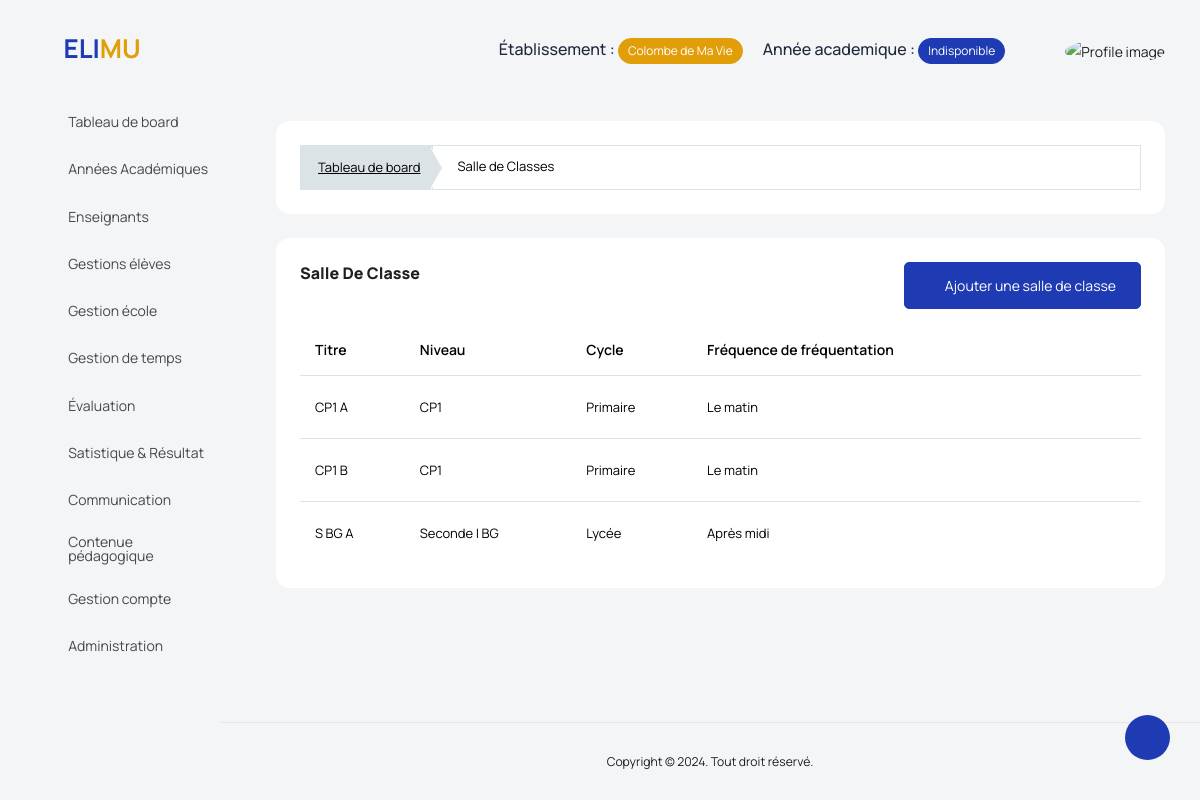
/gestion_ecole/salle-de-classe/ (signed in), run on an earlier commit of the app's database.
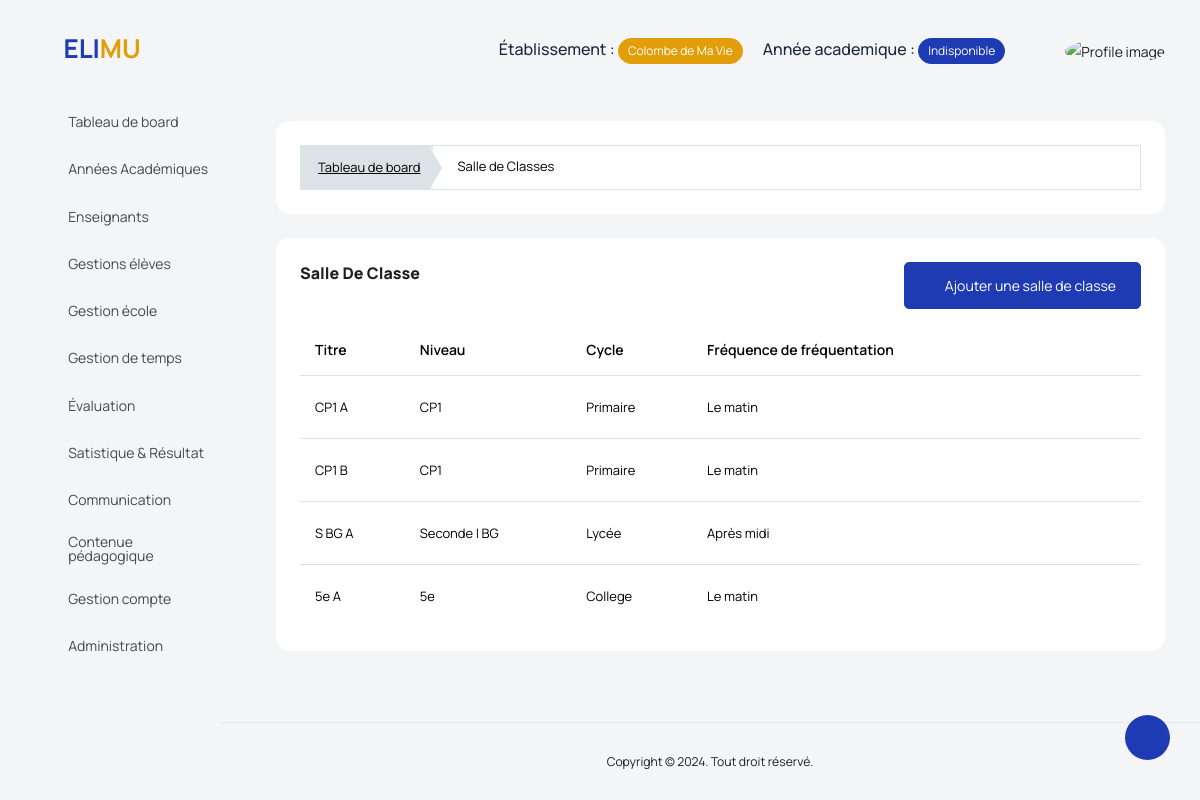
And on a later commit of the database.
### backend/models/gestion_ecole.py (models this page shows, shortened)
class ClassRoom(models.Model):
    title = models.CharField(max_length=50)
    level = models.ForeignKey(Level, on_delete=models.CASCADE)
    types = models.CharField(choices=types_of_classroom, max_length=10)
    do_class = models.CharField(choices=do_classes, max_length=11, null=True)
    created_at = models.DateTimeField(auto_now_add=True)
    updated_at = models.DateTimeField(auto_now=True)

class Level(models.Model):
    label = models.CharField(max_length=50)
    fees = models.IntegerField(default=1000)
    cycles = models.CharField(choices=cycles, max_length=30)
    serie = models.ForeignKey(Series, on_delete=models.CASCADE, blank=True, null=True)
    principal_teacher = models.ForeignKey(Teacher, on_delete=models.SET_NULL, blank=True, null=True)
    school = models.ForeignKey(Etablishment, on_delete=models.CASCADE, null=True)
    created_at = models.DateTimeField(auto_now_add=True)
    updated_at = models.DateTimeField(auto_now=True)
    def __str__(self):
        if self.serie:
            return f"{self.label} | {self.serie}"
        return f"{self.label}"

class Series(models.Model):
    title = models.CharField(max_length=50)
    school = models.ForeignKey(Etablishment, on_delete=models.CASCADE)
    created_at = models.DateTimeField(auto_now_add=True)
    updated_at = models.DateTimeField(auto_now=True)
    def __str__(self):
        return f"{self.title}"

### manager_dashboard/views/gestion_universite_view.py (the view, shortened to what this page needs)
class ClassRoomView(View):
    template = "manager_dashboard/gestion_ecole/classrooms.html"
    def dispatch(self,request, *args, **kwargs):
        if not request.user.is_authenticated:
            return redirect('manager_dashboard:login')
        if request.user.is_manager or request.user.is_admin_school:
            return super().dispatch(request, *args, **kwargs)
        return redirect('manager_dashboard:logout')
    def get(self, request, *args, **kwargs):
        classrooms = ClassRoom.objects.filter(level__school=request.user.school)
        context = {'classrooms': classrooms}
        return render(request, template_name=self.template, context=context)

### manager_dashboard/templates/manager_dashboard/gestion_ecole/classrooms.html (shortened to what this page needs)
{% extends '../base.html' %}
{% load static %}
{% block content %}
<div class="col-md-12 grid-margin stretch-card">
      <div class="card">
        <div class="card-body">
          <div class="template-demo">
            <nav aria-label="breadcrumb">
              <ol class="breadcrumb breadcrumb-custom">
                <li class="breadcrumb-item">
                  <a href='{% url "manager_dashboard:index" %}'>Tableau de board</a>
                </li>
                <li class="breadcrumb-item active" aria-current="page">
                  <span>Salle de Classes</span>
                </li>
              </ol>
            </nav>
          </div>
        </div>
      </div>
    </div>
  <div class="card">
    <div class="card-body">
      <div class="d-sm-flex justify-content-between align-items-start">
        <div>
          <h4 class="card-title card-title-dash">Salle de classe</h4>
        </div>
        <div>
          <a
            href='{% url "manager_dashboard:add_classroom" %}'
            class="btn btn-primary text-white mb-0 me-0"
            ><i class=" mdi mdi-plus-box "></i> Ajouter une salle de classe</a
          >
        </div>
      </div>
      <div class="row mt-3">
        <div class="col-12">
          <div class="table-responsive">
            <table id="order-listing" class="table">
                <thead>
                    <tr>
                        <th scope="col">Titre</th>
                        <th scope="col">Niveau</th>
                        <th scope="col">Cycle</th>
                        <th scope="col">Fréquence de fréquentation</th>
                        <th scope="col"></th>
                    </tr>
                </thead>
                <tbody id="elementList">
                    {% for classroom in classrooms %}
                        <tr data-id="{{classroom.id}}">
                        <td>{{ classroom.title }}</td>
                        <td>{{ classroom.level }}</td>
                        <td>{{ classroom.types }} </td>
                        <td>{{ classroom.do_class }} </td>
                        <td>
                            <a href="{% url 'manager_dashboard:edit_classroom' classroom.id %}" class="p-2">
                                <i class="fa fa-edit h4 text-dark"></i></a>
                            <a href="#" onclick="delete_function({{classroom.id}})">
                                <i class="fa fa-trash-o h4 text-danger"></i></a>
                        </td>
                    </tr>
                    {% endfor %}
                </tbody>
            </table>
          </div>
        </div>
      </div>
    </div>
  </div>
{% endblock content %}

What changed in the data, as far as the page shows it:
added ClassRoom: title "5e A", level "5e", types "College", do_class "Le matin"
